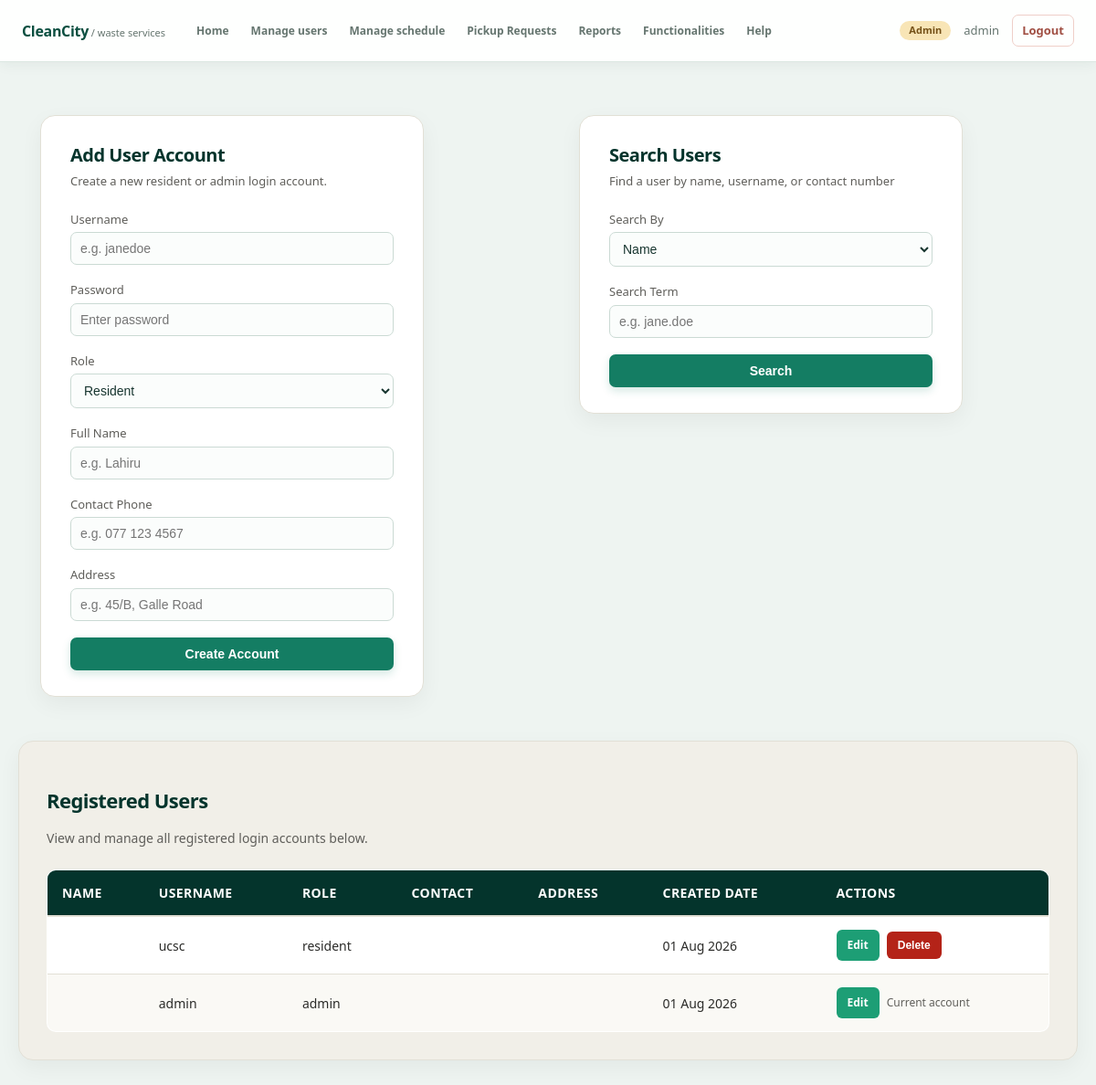
/admin/manage_users.php (signed in), run on an earlier commit of the app's database.
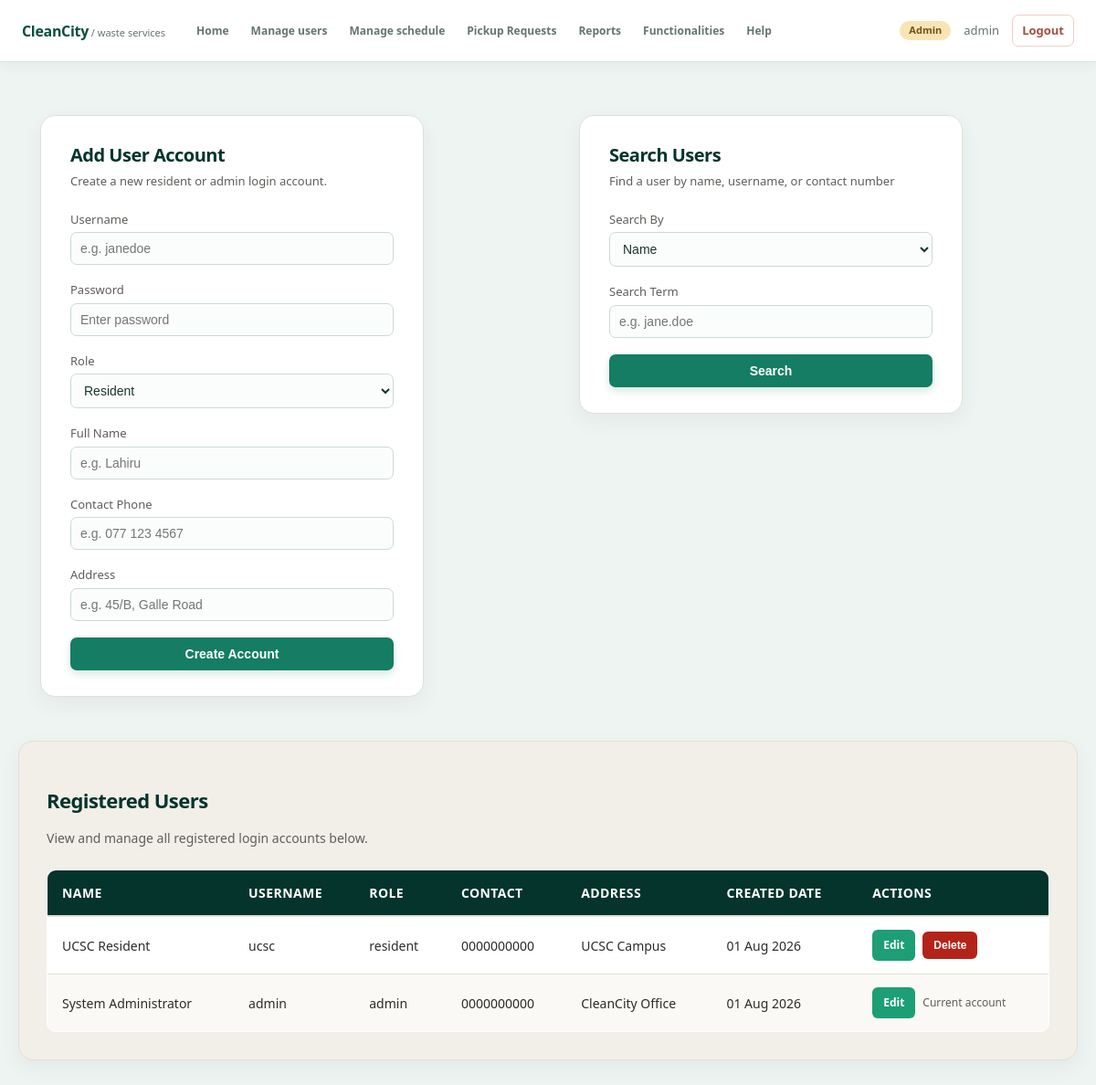
And on a later commit of the database.
### tables this page shows
CREATE TABLE IF NOT EXISTS users (
    id INT AUTO_INCREMENT PRIMARY KEY,
    username VARCHAR(50) NOT NULL UNIQUE,
    password VARCHAR(255) NOT NULL,
    role ENUM('admin', 'resident') NOT NULL DEFAULT 'resident',
    name VARCHAR(100) NOT NULL,
    address VARCHAR(255) NOT NULL,
    contact VARCHAR(20) NOT NULL,
    created_at TIMESTAMP DEFAULT CURRENT_TIMESTAMP
);

### config.php (called while the page is built, shortened)
<?php
if (!function_exists('app_url')) {
    function app_url($relative_path = '') {
        $relative_path = ltrim($relative_path, '/');
        return APP_BASE_URL . ($relative_path === '' ? '' : '/' . $relative_path);
    }
}

### admin/manage_users.php (the view, shortened to what the changed rows need)
<?php
require_once __DIR__ . '/../config.php';
require_once app_path('database/db.php');
$users = [];
$users_result = $conn->query("SELECT id, username, role, name, address, contact, created_at FROM users ORDER BY created_at DESC");
if ($users_result) {
    $users = $users_result->fetch_all(MYSQLI_ASSOC);
}
?>
<!DOCTYPE html>
<html>
<head>
  <link rel="stylesheet" href="<?= app_url('shared/style.css') ?>">
  <link rel="stylesheet" href="<?= app_url('admin/css/userformv1.css') ?>">
</head>
<body>
<div class="page-content">
<div class="udf-layout">
  <div class="form-card-wrapper">
    <div class="form-card">
        <h1 class="form-title">Add User Account</h1>
    </div>
  </div>
  <div class="form-card-wrapper">
    <div class="form-card">
        <h1 class="form-title">Search Users</h1>
    </div>
  </div>
</div>
  <div class="user-schedule-section">
      <h2>Registered Users</h2>
      <?php if (empty($users)): ?>
          <p style="text-align:center; color: #555;">No users added yet.</p>
      <?php else: ?>
          <table class="schedule-table">
              <thead>
                  <tr>
                      <th>Name</th>
                      <th>Username</th>
                      <th>Role</th>
                      <th>Contact</th>
                      <th>Address</th>
                      <th>Created Date</th>
                      <th>Actions</th>
                  </tr>
              </thead>
              <tbody>
                  <?php foreach ($users as $user): ?>
                      <tr>
                          <td><?php echo htmlspecialchars($user['name']); ?></td>
                          <td><?php echo htmlspecialchars($user['username']); ?></td>
                          <td><?php echo htmlspecialchars($user['role']); ?></td>
                          <td><?php echo htmlspecialchars($user['contact']); ?></td>
                          <td><?php echo htmlspecialchars($user['address']); ?></td>
                          <td><?php echo date('d M Y', strtotime($user['created_at'])); ?></td>
                          <td class="user-actions">
                              <a href="?edit_user=<?php echo (int) $user['id']; ?>" class="edit-user-button">Edit</a>
                              <?php if ((int) $user['id'] !== (int) $_SESSION['user_id']): ?>
                                  <form action="" method="POST" onsubmit="return confirm('Delete this user account? Related requests and complaints will also be deleted.');">
                                      <button type="submit" name="delete_user_submit" value="1" class="delete-user-button">Delete</button>
                                  </form>
                              <?php else: ?>
                                  <span class="current-user-label">Current account</span>
                              <?php endif; ?>
                          </td>
                      </tr>
                  <?php endforeach; ?>
              </tbody>
          </table>
      <?php endif; ?>
  </div>
</div>
</body>
</html>

What changed in the data, as far as the page shows it:
changed users "ucsc": name (not shown) → "UCSC Resident"; contact (not shown) → "0000000000"; address (not shown) → "UCSC Campus"
changed users "admin": name (not shown) → "System Administrator"; contact (not shown) → "0000000000"; address (not shown) → "CleanCity Office"
